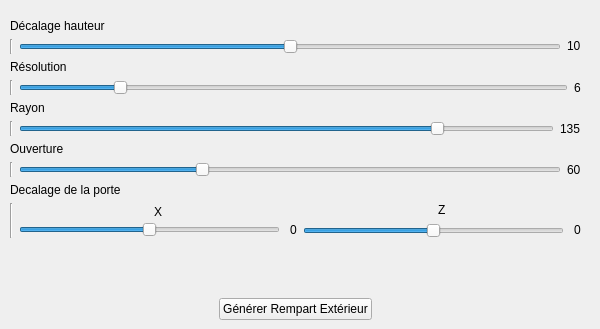
      <widget class="QWidget" name="shapes_rampart_ext_tab">
       <attribute name="title">
        <string>Rempart exterieur</string>
       </attribute>
       <widget class="QWidget" name="verticalLayoutWidget_2">
        <property name="geometry">
         <rect>
          <x>0</x>
          <y>9</y>
          <width>591</width>
          <height>311</height>
         </rect>
        </property>
        <layout class="QVBoxLayout" name="verticalLayout_2">
         <property name="bottomMargin">
          <number>0</number>
         </property>
         <item>
          <layout class="QFormLayout" name="formLayout_3">
           <property name="sizeConstraint">
            <enum>QLayout::SetDefaultConstraint</enum>
           </property>
           <property name="fieldGrowthPolicy">
            <enum>QFormLayout::AllNonFixedFieldsGrow</enum>
           </property>
           <property name="rowWrapPolicy">
            <enum>QFormLayout::WrapAllRows</enum>
           </property>
           <property name="labelAlignment">
            <set>Qt::AlignCenter</set>
           </property>
           <property name="leftMargin">
            <number>10</number>
           </property>
           <property name="topMargin">
            <number>10</number>
           </property>
           <property name="rightMargin">
            <number>10</number>
           </property>
           <item row="0" column="0">
            <widget class="QLabel" name="label_10">
             <property name="text">
              <string>Décalage hauteur</string>
             </property>
            </widget>
           </item>
           <item row="0" column="1">
            <layout class="QHBoxLayout" name="horizontalLayout_6">
             <item>
              <widget class="Line" name="line_3">
               <property name="orientation">
                <enum>Qt::Vertical</enum>
               </property>
              </widget>
             </item>
             <item>
              <widget class="QSlider" name="re_decalageHauteur">
               <property name="minimum">
                <number>-20</number>
               </property>
               <property name="maximum">
                <number>20</number>
               </property>
               <property name="value">
                <number>0</number>
               </property>
               <property name="orientation">
                <enum>Qt::Horizontal</enum>
               </property>
              </widget>
             </item>
             <item>
              <widget class="QLabel" name="re_decalageHauteurText">
               <property name="text">
                <string>&lt;html&gt;&lt;head/&gt;&lt;body&gt;&lt;p&gt;10&lt;/p&gt;&lt;/body&gt;&lt;/html&gt;</string>
               </property>
              </widget>
             </item>
            </layout>
           </item>
           <item row="1" column="0">
            <widget class="QLabel" name="label_7">
             <property name="text">
              <string>Résolution</string>
             </property>
            </widget>
           </item>
           <item row="1" column="1">
            <layout class="QHBoxLayout" name="horizontalLayout_5">
             <item>
              <widget class="Line" name="line_11">
               <property name="orientation">
                <enum>Qt::Vertical</enum>
               </property>
              </widget>
             </item>
             <item>
              <widget class="QSlider" name="re_resolution">
               <property name="minimum">
                <number>3</number>
               </property>
               <property name="maximum">
                <number>20</number>
               </property>
               <property name="value">
                <number>6</number>
               </property>
               <property name="orientation">
                <enum>Qt::Horizontal</enum>
               </property>
              </widget>
             </item>
             <item>
              <widget class="QLabel" name="re_resolutionText">
               <property name="text">
                <string>6</string>
               </property>
              </widget>
             </item>
            </layout>
           </item>
           <item row="2" column="0">
            <widget class="QLabel" name="label_11">
             <property name="text">
              <string>Rayon</string>
             </property>
            </widget>
           </item>
           <item row="2" column="1">
            <layout class="QHBoxLayout" name="horizontalLayout_2">
             <item>
              <widget class="Line" name="line_10">
               <property name="orientation">
                <enum>Qt::Vertical</enum>
               </property>
              </widget>
             </item>
             <item>
              <widget class="QSlider" name="re_rayon">
               <property name="minimum">
                <number>10</number>
               </property>
               <property name="maximum">
                <number>200</number>
               </property>
               <property name="value">
                <number>160</number>
               </property>
               <property name="orientation">
                <enum>Qt::Horizontal</enum>
               </property>
              </widget>
             </item>
             <item>
              <widget class="QLabel" name="re_rayonText">
               <property name="text">
                <string>135</string>
               </property>
              </widget>
             </item>
            </layout>
           </item>
           <item row="3" column="0">
            <widget class="QLabel" name="label_8">
             <property name="text">
              <string>Ouverture</string>
             </property>
            </widget>
           </item>
           <item row="3" column="1">
            <layout class="QHBoxLayout" name="horizontalLayout_4">
             <item>
              <widget class="Line" name="line_9">
               <property name="orientation">
                <enum>Qt::Vertical</enum>
               </property>
              </widget>
             </item>
             <item>
              <widget class="QSlider" name="re_ouverture">
               <property name="minimum">
                <number>30</number>
               </property>
               <property name="maximum">
                <number>120</number>
               </property>
               <property name="value">
                <number>60</number>
               </property>
               <property name="orientation">
                <enum>Qt::Horizontal</enum>
               </property>
              </widget>
             </item>
             <item>
              <widget class="QLabel" name="re_ouvertureText">
               <property name="text">
                <string>60</string>
               </property>
              </widget>
             </item>
            </layout>
           </item>
           <item row="4" column="0">
            <widget class="QLabel" name="label_9">
             <property name="maximumSize">
              <size>
               <width>16777215</width>
               <height>24</height>
              </size>
             </property>
             <property name="text">
              <string>Decalage de la porte</string>
             </property>
            </widget>
           </item>
           <item row="4" column="1">
            <layout class="QHBoxLayout" name="horizontalLayout_7">
             <item>
              <widget class="Line" name="line_7">
               <property name="orientation">
                <enum>Qt::Vertical</enum>
               </property>
              </widget>
             </item>
             <item>
              <layout class="QVBoxLayout" name="verticalLayout_6">
               <property name="spacing">
                <number>0</number>
               </property>
               <item alignment="Qt::AlignHCenter">
                <widget class="QLabel" name="label_36">
                 <property name="text">
                  <string>X</string>
                 </property>
                </widget>
               </item>
               <item>
                <layout class="QHBoxLayout" name="horizontalLayout_8">
                 <property name="spacing">
                  <number>10</number>
                 </property>
                 <item>
                  <widget class="QSlider" name="re_decalageX">
                   <property name="minimum">
                    <number>-20</number>
                   </property>
                   <property name="maximum">
                    <number>20</number>
                   </property>
                   <property name="orientation">
                    <enum>Qt::Horizontal</enum>
                   </property>
                  </widget>
                 </item>
                 <item>
                  <widget class="QLabel" name="re_decalageXText">
                   <property name="text">
                    <string>0</string>
                   </property>
                  </widget>
                 </item>
                </layout>
               </item>
              </layout>
             </item>
             <item>
              <layout class="QVBoxLayout" name="verticalLayout_7">
               <item alignment="Qt::AlignHCenter">
                <widget class="QLabel" name="label_37">
                 <property name="text">
                  <string>Z</string>
                 </property>
                </widget>
               </item>
               <item>
                <layout class="QHBoxLayout" name="horizontalLayout_9">
                 <property name="spacing">
                  <number>10</number>
                 </property>
                 <item>
                  <widget class="QSlider" name="re_decalageZ">
                   <property name="minimum">
                    <number>-20</number>
                   </property>
                   <property name="maximum">
                    <number>20</number>
                   </property>
                   <property name="orientation">
                    <enum>Qt::Horizontal</enum>
                   </property>
                  </widget>
                 </item>
                 <item alignment="Qt::AlignVCenter">
                  <widget class="QLabel" name="label_58">
                   <property name="text">
                    <string>0</string>
                   </property>
                  </widget>
                 </item>
                </layout>
               </item>
              </layout>
             </item>
            </layout>
           </item>
          </layout>
         </item>
         <item>
          <layout class="QHBoxLayout" name="horizontalLayout_14">
           <property name="leftMargin">
            <number>10</number>
           </property>
           <property name="topMargin">
            <number>0</number>
           </property>
           <property name="rightMargin">
            <number>10</number>
           </property>
           <item>
            <spacer name="horizontalSpacer_2">
             <property name="orientation">
              <enum>Qt::Horizontal</enum>
             </property>
             <property name="sizeHint" stdset="0">
              <size>
               <width>40</width>
               <height>20</height>
              </size>
             </property>
            </spacer>
           </item>
           <item>
            <widget class="QPushButton" name="generate_re_button">
             <property name="text">
              <string>Générer Rempart Extérieur</string>
             </property>
            </widget>
           </item>
           <item>
            <spacer name="horizontalSpacer_4">
             <property name="orientation">
              <enum>Qt::Horizontal</enum>
             </property>
             <property name="sizeHint" stdset="0">
              <size>
               <width>40</width>
               <height>20</height>
              </size>
             </property>
            </spacer>
           </item>
          </layout>
         </item>
        </layout>
       </widget>
      </widget>
